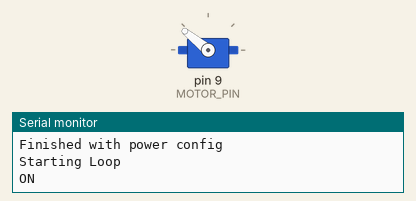
Bench run of a sketch on a simulated Arduino Uno, built with avr-gcc and run on an emulated ATmega328P. Shown: servo, the last lines printed to the serial monitor.

Above: at 14.65 s.
At 21.6 s:
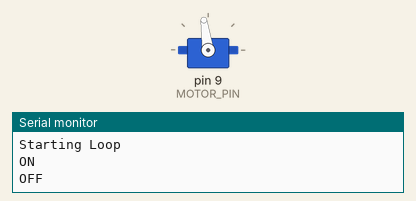
Timing chart, 0 to 23.7 s (numbered marks = the images above):
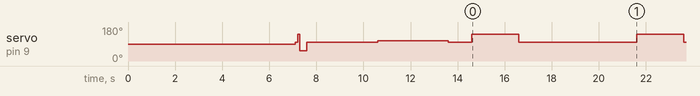

The sketch:

EmbeddedBrushlessAirMotor.ino
```cpp
#include <Servo.h>
Servo airMotor;
#define MAX_SIGNAL 2000
#define NETRUAL 1400
#define MIN_SIGNAL 1100
#define MOTOR_PIN 9

void setup()
{
  delay(7000);
  Serial.begin(9600);
  airMotor.attach(MOTOR_PIN); // all this crap is for brushless motor controller
  Serial.println("Setting up motor");
  delay(100);
  setFanPower(50);
  delay(100);
  setFanPower(100);
  delay(100);
  setFanPower(0);
  delay(300);
  setFanPower(50);
  delay(3000);
  setFanPower(60);
  delay(3000);
  setFanPower(50);
  Serial.println("Finished with power config");
  delay(1000);
  Serial.println("Starting Loop");
}


void loop()
{
  Serial.println("ON");
  setFanPower(100);
  delay(2000);
  setFanPower(50);
  Serial.println("OFF");
  delay(5000);

}


void setFanPower(byte percent)
{
    if(percent > 0){airMotor.attach(MOTOR_PIN);} // attach if power is needed
    int value = map(percent,0,100,MIN_SIGNAL,MAX_SIGNAL);
    airMotor.writeMicroseconds(value);

}
```

Measured:
- by itself, servo on pin 9 (MOTOR_PIN): 90° → 98° at 7.1 s, → 141° 0.10 s later, → 54° 0.10 s later, → 98° 0.30 s later, … (14 changes in this stretch)
